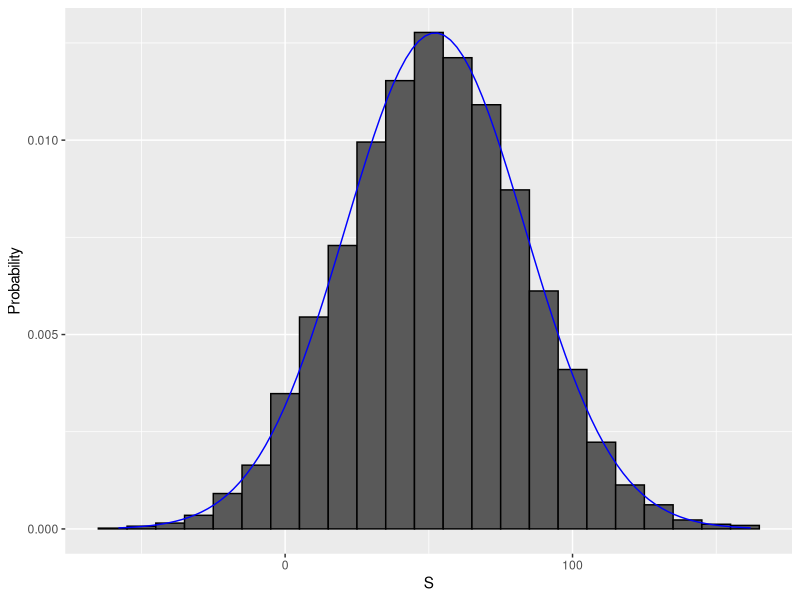

Write R code to recreate this figure.
# define random variable x to be 1 if blue, 0 otherwise
beads <- rep(c("red", "blue"), times = c(2, 3))
x <- ifelse(sample(beads, 1) == "blue", 1, 0)

# demonstrate that the random variable is different every time
ifelse(sample(beads, 1) == "blue", 1, 0)
ifelse(sample(beads, 1) == "blue", 1, 0)
ifelse(sample(beads, 1) == "blue", 1, 0)


#Monte Carlo simulation: Chance of casino losing money on roulette
#We build a sampling model for the random variable  S  that represents the casino's total winnings. 

# sampling model 1: define urn, then sample
color <- rep(c("Black", "Red", "Green"), c(18, 18, 2)) # define the urn for the sampling model
n <- 1000
X <- sample(ifelse(color == "Red", -1, 1), n, replace = TRUE)
X[1:10]

# sampling model 2: define urn inside sample function by noting probabilities
x <- sample(c(-1, 1), n, replace = TRUE, prob = c(9/19, 10/19))    # 1000 independent draws
S <- sum(x)    # total winnings = sum of draws
S
#We use the sampling model to run a Monte Carlo simulation and use the results to estimate the probability of the casino losing money.

n <- 1000    # number of roulette players
B <- 10000    # number of Monte Carlo experiments
S <- replicate(B, {
    X <- sample(c(-1,1), n, replace = TRUE, prob = c(9/19, 10/19))    # simulate 1000 spins
    sum(X)    # determine total profit
})

mean(S < 0)    # probability of the casino losing money
#We can plot a histogram of the observed values of S as well as the normal density curve based on the mean and standard deviation of S.

library(tidyverse)
s <- seq(min(S), max(S), length = 100)    # sequence of 100 values across range of S
normal_density <- data.frame(s = s, f = dnorm(s, mean(S), sd(S))) # generate normal density for S
data.frame (S = S) %>%    # make data frame of S for histogram
    ggplot(aes(S, ..density..)) +
    geom_histogram(color = "black", binwidth = 10) +
    ylab("Probability") +
    geom_line(data = normal_density, mapping = aes(s, f), color = "blue")

